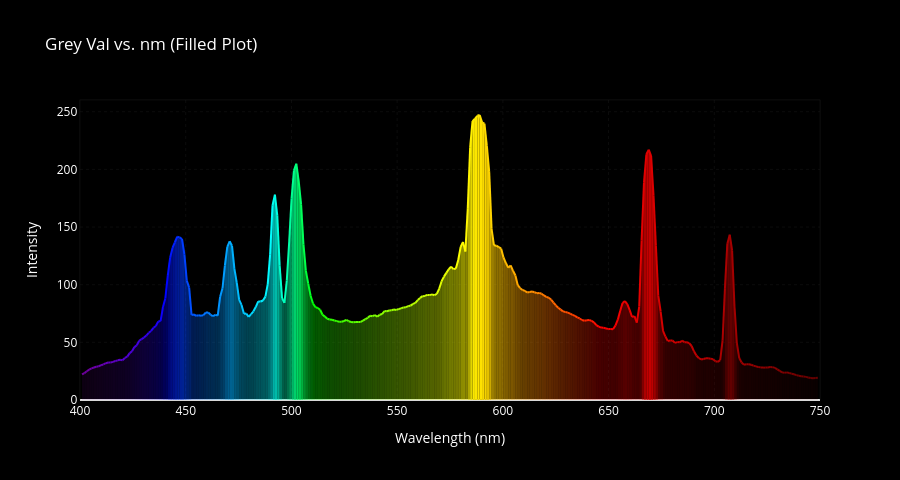

Notebook code for this chart:
### Code cell
import plotly.graph_objects as go

# Create a Plotly figure for the filled plot
fig_filled = go.Figure()

# Iterate through df_filtered to draw line segments with custom colors and fill
for i in range(len(df_filtered) - 1):
    wavelength_start = df_filtered.iloc[i]['nm']
    wavelength_end = df_filtered.iloc[i+1]['nm']

    y_val_start = df_filtered.iloc[i]['Grey Val']
    y_val_end = df_filtered.iloc[i+1]['Grey Val']

    # Calculate color based on wavelength_start (as in Matplotlib version)
    # rgb, gamma_factor are expected to be defined in the global scope.
    base_rgb_tuple = utils_for_plotly_rewrites.rgb(wavelength_start, gamma=gamma_factor) # rgb returns (R,G,B) 0-1

    # Calculate alpha for fill
    # min_alpha, Normalized_int, final_scale are expected to be defined in the global scope.
    alpha_factor = df_filtered.iloc[i]['Normalized_int']
    segment_alpha = utils_for_plotly_rewrites.final_scale(min_alpha, alpha_factor) # min_alpha is 0.1

    # Convert base_rgb_tuple to rgba string for fillcolor
    r, g, b = int(base_rgb_tuple[0]*255), int(base_rgb_tuple[1]*255), int(base_rgb_tuple[2]*255)
    fill_color_str = f"rgba({r}, {g}, {b}, {segment_alpha})"

    # Convert base_rgb_tuple to rgb string for line color
    line_color_str = f"rgb({r}, {g}, {b})"

    fig_filled.add_trace(go.Scatter(
        x=[wavelength_start, wavelength_end],
        y=[y_val_start, y_val_end],
        mode='lines',
        line=dict(color=line_color_str, width=2), # linewidth=2 from line_plot_iteration
        fill='tozeroy', # Fill area below the line to y=0
        fillcolor=fill_color_str,
        showlegend=False,
        name=f'Segment {i}' # Add a name for potential debugging, though not shown
    ))

# Apply layout settings similar to previous Plotly charts
# fig_size, BG, COLOUR, X_TITLE, X_MIN, X_MAX, Y_TITLE, show_grid are global constants
calculated_width = fig_size[0] * 60
calculated_height = fig_size[1] * 80

fig_filled.update_layout(
    plot_bgcolor=BG,
    paper_bgcolor=BG,
    font=dict(color=COLOUR),
    title='Grey Val vs. nm (Filled Plot)', # Custom title for this plot
    width=calculated_width,
    height=calculated_height,
    xaxis=dict(
        title=X_TITLE,
        range=[X_MIN, X_MAX],
        showgrid=show_grid,
        gridcolor='#333333',
        gridwidth=0.25,
        griddash='dot',
        showline=True,
        linecolor='#333333',
        linewidth=0.3,
        mirror=True,
        tickfont=dict(color=COLOUR),
        dtick=50 # From major_locator
    ),
    yaxis=dict(
        title=Y_TITLE,
        showgrid=show_grid,
        gridcolor='#333333',
        gridwidth=0.25,
        griddash='dot',
        showline=True,
        linecolor='#333333',
        linewidth=0.3,
        mirror=True,
        tickfont=dict(color=COLOUR),
        dtick=50 # From major_locator
    )
)

# If show_grid is False, ensure grids are disabled
if not show_grid:
    fig_filled.update_xaxes(showgrid=False)
    fig_filled.update_yaxes(showgrid=False)

fig_filled.show()
